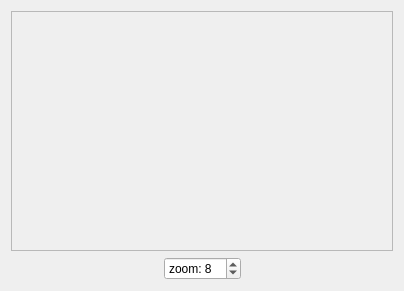
<?xml version="1.0" encoding="UTF-8"?>
<ui version="4.0">
 <class>DrawContents</class>
 <widget class="QWidget" name="DrawContents">
  <property name="sizePolicy">
   <sizepolicy hsizetype="Expanding" vsizetype="Expanding">
    <horstretch>0</horstretch>
    <verstretch>0</verstretch>
   </sizepolicy>
  </property>
  <property name="windowTitle">
   <string>Form</string>
  </property>
  <layout class="QVBoxLayout" name="verticalLayout">
   <item>
    <widget class="QScrollArea" name="scrollArea">
     <property name="sizePolicy">
      <sizepolicy hsizetype="Expanding" vsizetype="Expanding">
       <horstretch>0</horstretch>
       <verstretch>0</verstretch>
      </sizepolicy>
     </property>
     <property name="minimumSize">
      <size>
       <width>10</width>
       <height>10</height>
      </size>
     </property>
     <property name="widgetResizable">
      <bool>false</bool>
     </property>
     <widget class="DrawArea" name="drawArea">
      <property name="geometry">
       <rect>
        <x>0</x>
        <y>0</y>
        <width>380</width>
        <height>238</height>
       </rect>
      </property>
      <property name="sizePolicy">
       <sizepolicy hsizetype="Preferred" vsizetype="Preferred">
        <horstretch>0</horstretch>
        <verstretch>0</verstretch>
       </sizepolicy>
      </property>
      <property name="minimumSize">
       <size>
        <width>10</width>
        <height>10</height>
       </size>
      </property>
      <layout class="QHBoxLayout" name="horizontalLayout_3">
       <item>
        <layout class="QHBoxLayout" name="horizontalLayout_2">
         <property name="leftMargin">
          <number>0</number>
         </property>
         <property name="topMargin">
          <number>0</number>
         </property>
        </layout>
       </item>
      </layout>
     </widget>
    </widget>
   </item>
   <item>
    <layout class="QHBoxLayout" name="horizontalLayout">
     <item>
      <spacer name="horizontalSpacer">
       <property name="orientation">
        <enum>Qt::Horizontal</enum>
       </property>
       <property name="sizeHint" stdset="0">
        <size>
         <width>40</width>
         <height>20</height>
        </size>
       </property>
      </spacer>
     </item>
     <item>
      <widget class="QPushButton" name="zoomOutButton">
       <property name="text">
        <string/>
       </property>
       <property name="icon">
        <iconset resource="../data/data.qrc">
         <normaloff>:/pics/Zoom-Out.png</normaloff>:/pics/Zoom-Out.png</iconset>
       </property>
       <property name="flat">
        <bool>true</bool>
       </property>
      </widget>
     </item>
     <item>
      <widget class="QSpinBox" name="spinBox">
       <property name="prefix">
        <string>zoom: </string>
       </property>
       <property name="minimum">
        <number>1</number>
       </property>
       <property name="maximum">
        <number>25</number>
       </property>
       <property name="value">
        <number>8</number>
       </property>
      </widget>
     </item>
     <item>
      <widget class="QPushButton" name="zoomInButton">
       <property name="text">
        <string/>
       </property>
       <property name="icon">
        <iconset resource="../data/data.qrc">
         <normaloff>:/pics/Zoom-In.png</normaloff>:/pics/Zoom-In.png</iconset>
       </property>
       <property name="flat">
        <bool>true</bool>
       </property>
      </widget>
     </item>
     <item>
      <spacer name="horizontalSpacer_2">
       <property name="orientation">
        <enum>Qt::Horizontal</enum>
       </property>
       <property name="sizeHint" stdset="0">
        <size>
         <width>40</width>
         <height>20</height>
        </size>
       </property>
      </spacer>
     </item>
    </layout>
   </item>
  </layout>
 </widget>
 <customwidgets>
  <customwidget>
   <class>DrawArea</class>
   <extends>QWidget</extends>
   <header>src/drawarea.hpp</header>
   <container>1</container>
  </customwidget>
 </customwidgets>
 <resources>
  <include location="../data/data.qrc"/>
 </resources>
 <connections/>
</ui>
